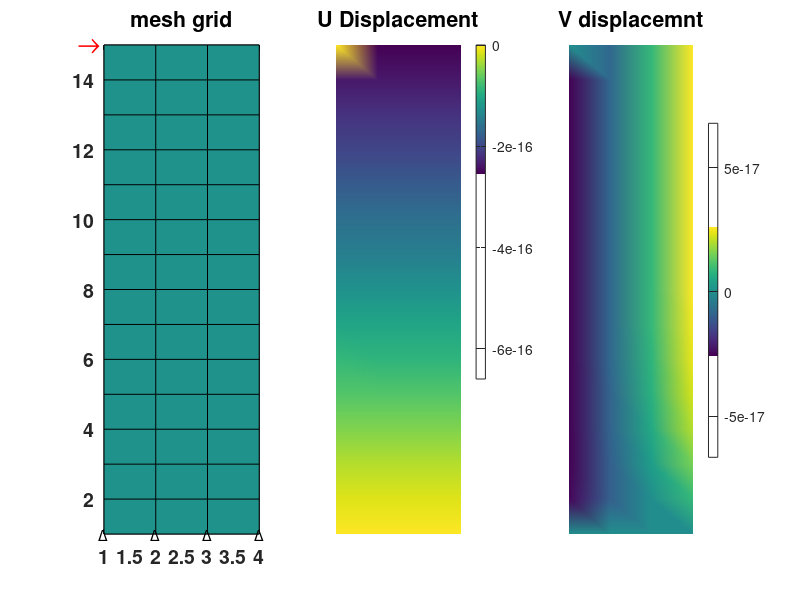

Write MATLAB code to recreate this figure.
% Solving linear elastic problems 
% by the finite element method
% matlab program written
% by S J Wiggin
% usgae : elasticity(ni,nj);
% e.g. elasticity(15,4);

function elasticity(ni,nj)
if nargin <2,
    disp('Usage: elasticity(ni,nj)');
    disp('e.g., elasticity(15,4)');
end
if nargin<1, ni=15; nj=4; end

%triangular mesh/elements
% for 2-D plane stress
% force at top end
fx = 10; fy=0.5;
% applied/fixed displacement
u0=0.0; v0=0.0;

height =2; width=0.4; tunit=0.2;

n=ni*nj; m=2*(ni-1)*(nj-1);

dx=width/(nj-1);
dy=height/(ni-1);

subplot(1,3,1);
pcolor(zeros(ni,nj));
set(gca, 'fontsize',14,'fontweight', 'bold');
title('mesh grid');

A = zeros(2*n,2*n); f=zeros(1,2*n)' ;F=f;

Y=10^6; nu=0.25;

pen=1000*Y;

ushow=1; vshow=1;

k=0;
for i=1:ni,
    for j=1:nj,
        k=k+1;
        x(k)=(j-1)*dx; y(k)=(i-1)*dy;
        node(k)=k;
        xp(i,j)=x(k); yp(i,j)=y(k);
    end
end

k=-1; nk=0;
bcsize=2*(nj+ni-2);

for i=1:ni-1,
    for j=1:nj-1,
        k=k+2;
        nk=node((i-1)*nj+j);
        E(1,k)=nk;
        E(2,k)=nk+1;
        E(3,k)=nj+nk;
        E(1,k+1)=nk+1;
        E(2,k+1)=nj+nk+1;
        E(3,k+1)=nj+nk;
    end
end

%boundary conditions
BC(1:nj)=1:nj;
TOPFORCE(1)=[(ni-1)*nj+1];

area=height*width/m; s=1/(2*area);
G=Y*[1 -nu 0; -nu 1 0; 0 0 (1-nu)/2];
for i=1:m,
    ja = node(E(1,i)); x1=x(ja); y1=y(ja);
    jb=node(E(2,i)); x2=x(jb); y2=y(jb);
    jc=node(E(3,1)); x3=x(jc); y3=y(jc);
    
    %Matrix manipulation
    
    a = ...
        [2*(ja-1)+1 2*ja 2*(jb-1)+1 2*jb 2*(jc-1)+1 2*jc];
    aj = [a;a;a;a;a;a]; ai=aj';
    B=s*[y2-y3 0 y3-y1 0 y1-y2 0;
        0 x3-x2 0 x1-x3 0 x2-x1;
        x3-x2 y2-y3 x1-x3 y3-y1 x2-x1 y1-y2];
    
    %stiffness nmatrix
    K=B'*G*B*tunit*area;
    
    for ii=1:6,
        for jj=1:6,
            A(ai(ii,jj),aj(ii,jj))=...
                K(ii,jj)+A(ai(ii,jj),aj(ii,jj));
        end
    end
end

for i=1:size(BC,2),
    ij=2*BC(i);
    A(ij-1,ij-1)=A(ij-1,ij-1)+pen;
    F(ij-1)=f(ij-1);
    f(ij-1)=f(ij)+pen*u0;
    A(ij,ij)=A(ij,ij)+pen;
    F(ij)=f(ij); f(ij)=f(ij)+pen*v0;
    text(i-0.1,1,'\Delta');
end

for i=1:size(TOPFORCE,2),
    ij=2*TOPFORCE(i);
    f(ij-1)=f(ij-1)+fx;
    F(ij) = f(ij)+fy;
    F(ij)=f(ij);
    text(0.5,ni,'\rightarrow',...
        'fontsize', 20, 'color', 'r');
end

u=A\f;
k=-1;
for i=1:ni,
    for j=1:nj,
        k=k+2;
        U(i,j)=u(k);
        V(i,j)=u(k+1);
        Fx(i,j)=F(k);
        Fy(i,j)=F(k+1);
    end
end

subplot(1,3,2);
pcolor(xp+U*ushow,yp+V*vshow,U);
shading interp; colorbar;
set(gca, 'fontsize', 14, 'fontweight', 'bold');
axis off;
title('U Displacement');
subplot(1,3,3);
pcolor(xp+U*ushow,yp+V*vshow,V);
axis off;
shading interp;
set(gca,'fontsize',14, 'fontweight', 'bold');
colorbar;
title('V displacemnt');